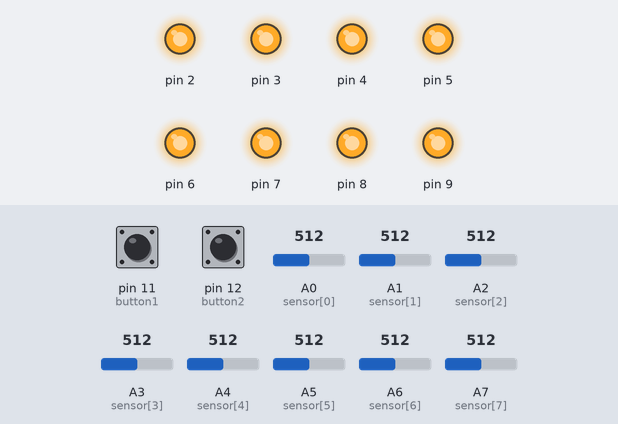
A sketch run on a simulated Arduino Nano, built with avr-gcc and run on an emulated ATmega328P. Parts: output pins drawn as LEDs (lit = HIGH). Dashed ring = blinking. The inputs (shaded band) are chosen by the test bench; at power-on: pin 11 (button1) LOW, pin 12 (button2) LOW, A0 (sensor[0]) = 512, A1 (sensor[1]) = 512, A2 (sensor[2]) = 512, A3 (sensor[3]) = 512, A4 (sensor[4]) = 512, A5 (sensor[5]) = 512, A6 (sensor[6]) = 512, A7 (sensor[7]) = 512. EEPROM starts erased; what the sketch prints to the serial monitor is not drawn.

Above: at 1.2 s.
1.3 s: pin 11 (button1) pulled HIGH for 0.15 s
At 3.5 s:
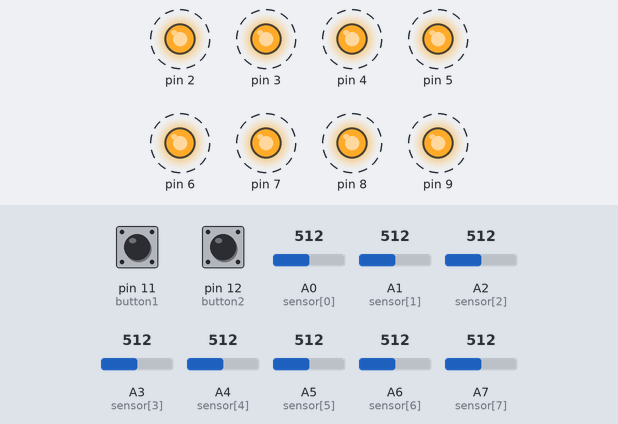
4.2 s: pin 12 (button2) pulled HIGH for 0.15 s
At 5.2 s:
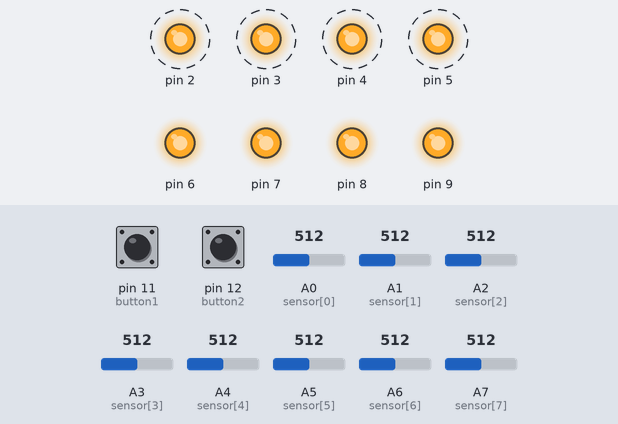
7.1 s: pin 12 (button2) pulled HIGH for 3.2 s
At 7.31 s:
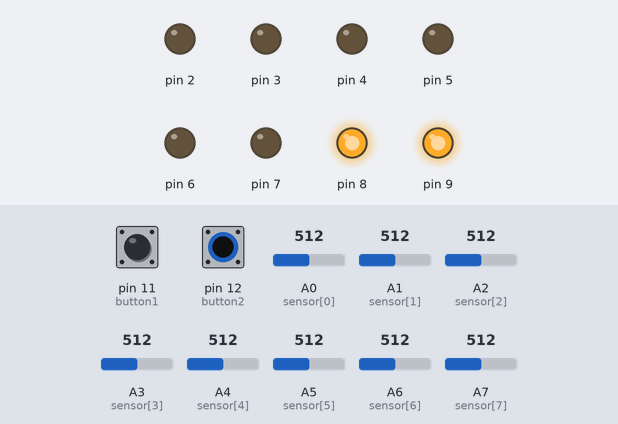
11.8 s: pin 11 (button1) pulled HIGH for 3.2 s
At 13.02 s:
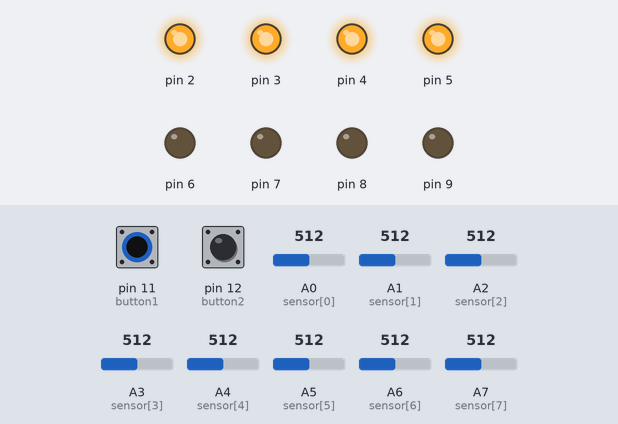
16.5 s: pin 11 (button1) driven HIGH and pin 12 (button2) driven HIGH
At 19.21 s:
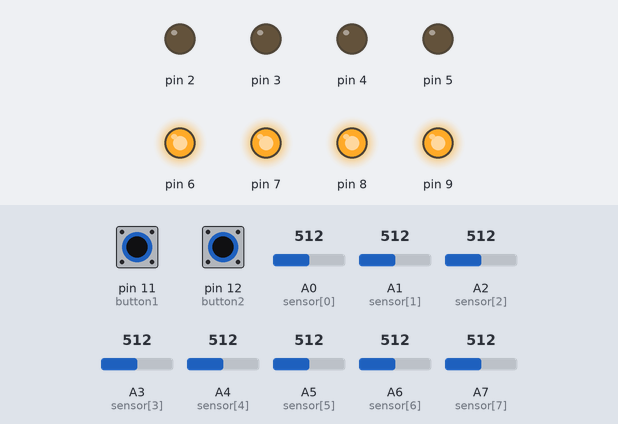
19.5 s: pin 11 (button1) driven LOW
Timing chart, 0 to 23.5 s (numbered marks = the images above; inputs shaded):
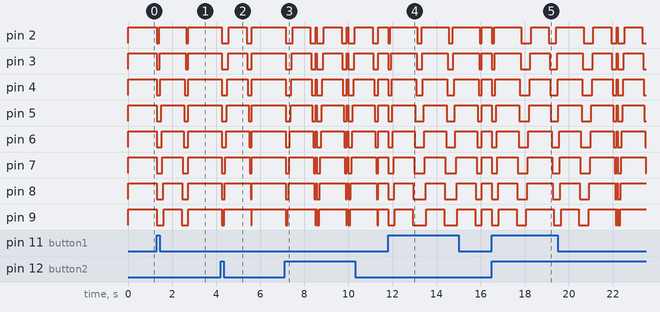

Measured:
- after the input at 1.3 s, pin 2: alternates HIGH for 1.2 s and LOW for 0.09 s, starting at once; pin 3: alternates HIGH for 1.2 s and LOW for 0.12 s, starting at once
- after the input at 4.2 s, pin 2: alternates HIGH for 0.81 s and LOW for 0.28 s, starting after 0.06 s; pin 3: alternates HIGH for 0.87 s and LOW for 0.25 s, starting after 0.06 s
- after the input at 7.1 s, pin 2: HIGH → LOW after 0.06 s, then repeats every 1.4 s: HIGH 0.81 s, LOW 0.24 s, HIGH 0.05 s, LOW 0.31 s; pin 3: HIGH → LOW after 0.06 s, then repeats every 1.4 s: HIGH 0.87 s, LOW 0.21 s, HIGH 0.05 s, LOW 0.28 s
- after the input at 11.8 s, pin 2: HIGH → LOW at once, then repeats every 1.4 s: HIGH 1.2 s, LOW 0.18 s; pin 3: HIGH → LOW at once, then repeats every 1.4 s: HIGH 1.2 s, LOW 0.24 s
- after the input at 16.5 s, pin 2: goes LOW 0.10 s, HIGH 1.2 s, LOW 0.45 s, HIGH 0.81 s, LOW 0.34 s, then HIGH, starting at once; pin 3: goes LOW 0.13 s, HIGH 1.2 s, LOW 0.45 s, HIGH 0.87 s, LOW 0.34 s, then HIGH, starting at once

The sketch:

check_line_2_nut.ino
```cpp
#include "check_line.h"
int button1 = 11;
int button2 = 12;
int dem = 0;

void setup()
{
  pinMode(button1, INPUT);
  pinMode(button2, INPUT);
  Serial.begin(9600);
  for (int i = 2; i < 10; i++)
  {
    pinMode(i, OUTPUT);
  }
  doc_gt_Eeprom();
}
void loop()
{
  int  buttonStatus1 = digitalRead(button1);
  int  buttonStatus2 = digitalRead(button2);
  if (buttonStatus1 == 1 )
  {
    check_line(solan);
    luu_gia_tri();
  }
  if (buttonStatus2 == 1 )
  {
    luu_gia_tri();
    check_san(solan);
  }
  PORTD = kt_ket_qua() << 2;
  PORTB = kt_ket_qua() >> 6;
  Serial.println(kt_ket_qua(), BIN);
}
```

check_line.h
```cpp
#include <EEPROM.h>
int A[8] = {A0, A1, A2, A3, A4, A5, A6, A7};
unsigned int a[8] = {0, 0, 0, 0, 0, 0, 0, 0};
unsigned int l_max[] = {0, 0, 0, 0, 0, 0, 0, 0};
unsigned int l_min[] = {1023, 1023, 1023, 1023, 1023, 1023, 1023, 1023};
unsigned int giatri[8];
unsigned int sensor[] = {A0, A1, A2, A3, A4, A5, A6, A7};
byte w[8] = {128, 64, 32, 16, 8, 4, 2, 1};
double Max[] = {0, 0, 0, 0, 0, 0, 0, 0};
double Min[] = {0, 0, 0, 0, 0, 0, 0, 0};
int KQ_MIN[8] = {0, 0, 0, 0, 0, 0, 0, 0};
int KQ_MAX[8] = {0, 0, 0, 0, 0, 0, 0, 0};
int solan = 8;
unsigned int b[8];


void EEPROM_ghi(unsigned int dchi, unsigned int dlieu)
{
  unsigned char dl_h, dl_l;
  dl_l = (unsigned char)(dlieu & 0x00ff);
  dlieu = dlieu >> 8;
  dl_h = (unsigned char)(dlieu & 0x00ff);
  EEPROM.write(dchi, dl_h);
  EEPROM.write(dchi + 1, dl_l);
}
unsigned int  EEPROM_doc(unsigned int dchi)
{
  unsigned int dl_h, dl_l;
  dl_h = (unsigned int)EEPROM.read(dchi);
  dl_l = (unsigned int)EEPROM.read(dchi + 1);
  return ((dl_h << 8) | dl_l);
}
void doc_gt_Eeprom(void)
{
  unsigned char i;
  for (i = 0; i < 8; i++) {
    b[i] = EEPROM_doc(2 * i);
  }
}


/************************so sanh gia tri doc voi gia tri mau*************************************/
unsigned char kiem_tra_vung (unsigned int gt_can_kt, unsigned int gt_mau)
{
  if ((gt_can_kt <   gt_mau))
    return (1);
  else return (0);
}
/************************doc gia tri hien tai cua quang tro**************************************/
int doc_cam_bien(int i)
{
  giatri[i] = analogRead(sensor[i]);
  return giatri[i];
}
/************************so sanh va chuyen doi ve 8 bit******************************************/
int kt_ket_qua(void)
{
  unsigned char i;
  byte ket_qua = 0b00000000;

  for (i = 0; i < 8; i++)
  {
    doc_cam_bien(i);
    if (kiem_tra_vung(giatri[i], b[i])) ket_qua |= w[7 - i];
    else ket_qua |= 0;
  }
  return ket_qua;
}
/***********************doc gia tri line********************************************************/
void check_line(int solan)
{
  for (int i = 2; i < 10; i++)
  {
    digitalWrite(i, 0);
  }
  delay(100);
  for (int i = 2; i < 10; i++)
  {
    digitalWrite(i, 1);
    delay(30);
  }
  for (int n = 0; n < solan; n++)
  {
    for (int j = 0; j < 100; j++)
    {
      for (int i = 0; i < 8; i++)
      {
        if (l_max[i] < doc_cam_bien(i))
        {
          l_max[i] = doc_cam_bien(i);
        }
        Max[i] = l_max[i] + Max[i];
      }
    }
  }
  for (int i = 9; i > 1; i--)
  {
    digitalWrite(i, 0);
    delay(30);
  }
}
/***************************doc gia tri san*********************************************************/
void check_san(int solan)
{

  for (int i = 9; i > 1; i--)
  {
    digitalWrite(i, 0);
  }
  delay(100);
  for (int i = 9; i > 1; i--)
  {
    digitalWrite(i, 1);
    delay(30);
  }
  for (int n = 0; n < solan; n++)
  {
    for (int j = 0; j < 100; j++)
    {
      for (int i = 0; i < 8; i++)
      {
        if (l_min[i] > doc_cam_bien(i))
        {
          l_min[i] = doc_cam_bien(i);
        }
        Min[i] = l_min[i] + Min[i];
      }
    }
  }
  for (int i = 2; i < 10; i++)
  {
    digitalWrite(i, 0);
    delay(30);
  }
} /*****************************************luu cac gia tri***********************************/
void luu_gia_tri()
{
  for (int i = 0; i < 8; i++)
  {
    KQ_MAX[i] = Max[i] / ((solan) * 100);
    KQ_MIN[i] = Min[i] / ((solan) * 100);
  }
  for (int i = 0; i < 8; i++)
  {
    a[i] = (KQ_MAX[i] + KQ_MIN[i]) / 2;
    EEPROM_ghi(i * 2, a[i]);
  }
}
```
